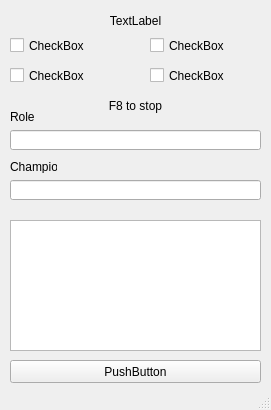
<?xml version="1.0" encoding="UTF-8"?>
<ui version="4.0">
 <class>MainWindow</class>
 <widget class="QMainWindow" name="MainWindow">
  <property name="geometry">
   <rect>
    <x>0</x>
    <y>0</y>
    <width>271</width>
    <height>410</height>
   </rect>
  </property>
  <property name="windowTitle">
   <string>MainWindow</string>
  </property>
  <widget class="QWidget" name="centralwidget">
   <widget class="QLabel" name="label">
    <property name="geometry">
     <rect>
      <x>10</x>
      <y>10</y>
      <width>251</width>
      <height>21</height>
     </rect>
    </property>
    <property name="text">
     <string>TextLabel</string>
    </property>
    <property name="alignment">
     <set>Qt::AlignCenter</set>
    </property>
   </widget>
   <widget class="QCheckBox" name="checkBox">
    <property name="geometry">
     <rect>
      <x>10</x>
      <y>30</y>
      <width>101</width>
      <height>31</height>
     </rect>
    </property>
    <property name="text">
     <string>CheckBox</string>
    </property>
   </widget>
   <widget class="QCheckBox" name="checkBox_3">
    <property name="geometry">
     <rect>
      <x>10</x>
      <y>60</y>
      <width>101</width>
      <height>31</height>
     </rect>
    </property>
    <property name="text">
     <string>CheckBox</string>
    </property>
   </widget>
   <widget class="QLineEdit" name="lineEdit">
    <property name="geometry">
     <rect>
      <x>10</x>
      <y>130</y>
      <width>251</width>
      <height>20</height>
     </rect>
    </property>
   </widget>
   <widget class="QLineEdit" name="lineEdit_2">
    <property name="geometry">
     <rect>
      <x>10</x>
      <y>180</y>
      <width>251</width>
      <height>20</height>
     </rect>
    </property>
   </widget>
   <widget class="QLabel" name="label_2">
    <property name="geometry">
     <rect>
      <x>10</x>
      <y>160</y>
      <width>47</width>
      <height>13</height>
     </rect>
    </property>
    <property name="text">
     <string>Champion</string>
    </property>
   </widget>
   <widget class="QLabel" name="label_3">
    <property name="geometry">
     <rect>
      <x>10</x>
      <y>110</y>
      <width>47</width>
      <height>13</height>
     </rect>
    </property>
    <property name="text">
     <string>Role</string>
    </property>
   </widget>
   <widget class="QTextBrowser" name="textBrowser">
    <property name="geometry">
     <rect>
      <x>10</x>
      <y>220</y>
      <width>251</width>
      <height>131</height>
     </rect>
    </property>
   </widget>
   <widget class="QLabel" name="label_4">
    <property name="geometry">
     <rect>
      <x>80</x>
      <y>90</y>
      <width>111</width>
      <height>31</height>
     </rect>
    </property>
    <property name="text">
     <string>F8 to stop</string>
    </property>
    <property name="alignment">
     <set>Qt::AlignCenter</set>
    </property>
   </widget>
   <widget class="QCheckBox" name="checkBox_2">
    <property name="geometry">
     <rect>
      <x>150</x>
      <y>30</y>
      <width>111</width>
      <height>31</height>
     </rect>
    </property>
    <property name="text">
     <string>CheckBox</string>
    </property>
   </widget>
   <widget class="QCheckBox" name="checkBox_4">
    <property name="geometry">
     <rect>
      <x>150</x>
      <y>60</y>
      <width>111</width>
      <height>31</height>
     </rect>
    </property>
    <property name="text">
     <string>CheckBox</string>
    </property>
   </widget>
   <widget class="QPushButton" name="pushButton">
    <property name="geometry">
     <rect>
      <x>10</x>
      <y>360</y>
      <width>251</width>
      <height>23</height>
     </rect>
    </property>
    <property name="text">
     <string>PushButton</string>
    </property>
   </widget>
  </widget>
  <widget class="QStatusBar" name="statusbar"/>
 </widget>
 <resources/>
 <connections/>
</ui>
